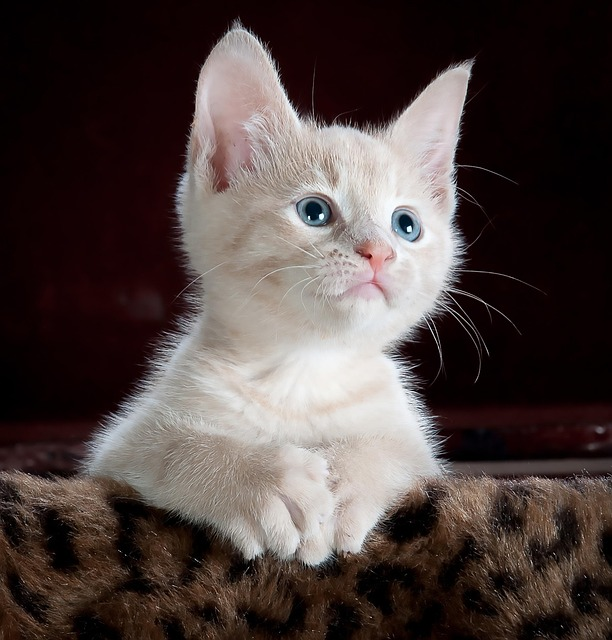
#> input picture hws/UMER_F2023266912_HASEEB_F20232661009_DIP_R2026_HW1/images/image1.jpg, 612 x 640 px
$ jupyter execute Q4.ipynb
#> lines starting #> are read from the running program, lines starting #| are printed output that depends on the picture; after the words box and inside, x2 and y2 are one past the last pixel; in counts of white or black regions, pixels touching at a corner belong together
# Uniform Quantization & MSQE Analysis

Demonstrates uniform quantization of a grayscale image to $L$ gray levels using the formula:

$$q(r) = \lfloor r / \Delta \rfloor \cdot \Delta + \frac{\Delta}{2} \quad \text{where } \Delta = \frac{256}{L}$$

Shows quantized images for $L = 2 \dots 256$ in a matplotlib grid and plots MSQE vs. $L$.

[cell 1]
import numpy as np
import cv2
import matplotlib.pyplot as plt

## (i) Vectorized Quantization Function

[cell 2]
def quantize(img, L):
    """
    Uniformly quantize an 8-bit grayscale image to L gray levels.

    q(r) = floor(r / delta) * delta + delta/2,   delta = 256 / L
    """
    img_f = img.astype(np.float64)  # avoid uint8 overflow during math
    delta = 256.0 / L

    bin_index = np.floor(img_f / delta)  # floor(r / delta), vectorized
    q = bin_index * delta + delta / 2.0  # midpoint of each bin

    q = np.round(q)  # round after all calculations
    q = np.clip(q, 0, 255)  # safety clip (guards float edge cases)

    return q.astype(np.uint8)

## (ii) Read Grayscale Image & Compute Quantized Versions

[cell 3]
image_path = "images/image1.jpg"
img = cv2.imread(image_path, cv2.IMREAD_GRAYSCALE)
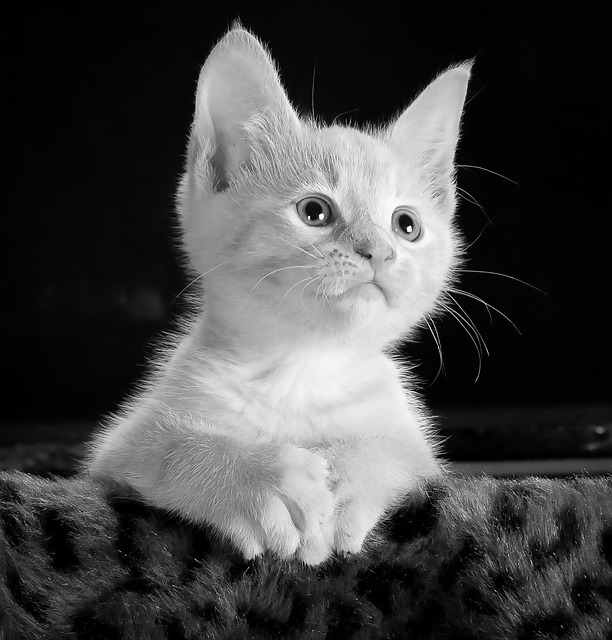
#> img: shape (640, 612); min 0, max 255, mean 69.9

L_values = [2, 4, 8, 16, 32, 64, 128, 256]

if img is not None:
    quantized_images = {L: quantize(img, L) for L in L_values}
#> in quantize, `bin_index = np.floor(img_f / delta)`:
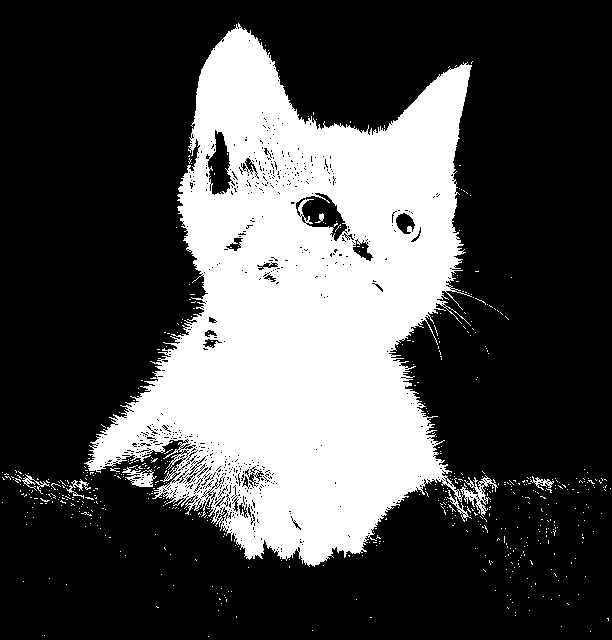
#> bin_index: shape (640, 612) float64; values 0 (black) and 1 (white), 29.6% white; 584 white regions (577 under 20 px), largest, box (x1, y1, x2, y2) and area: (84, 23, 498, 567) 113854, (122, 465, 157, 487) 333, (66, 479, 91, 499) 130
#> call 2 of quantize, with L = 4
#> in quantize (call 2), `q = bin_index * delta + delta / 2.0`:
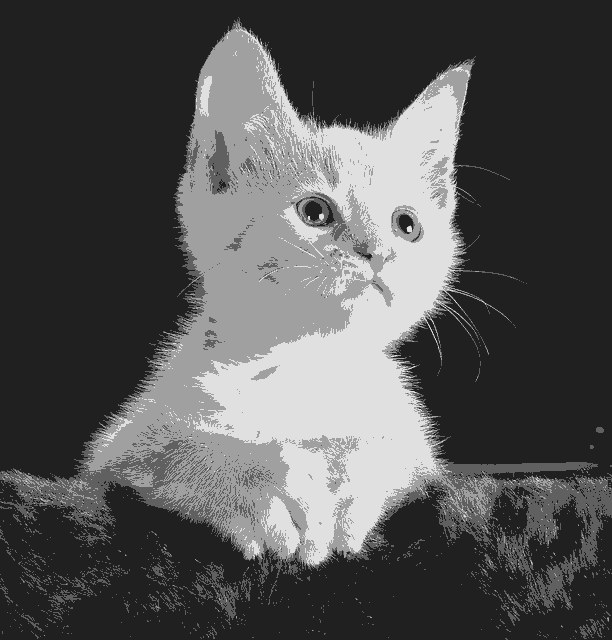
#> q: shape (640, 612) float64; min 32, max 224, mean 83.9
#> in quantize (call 7), `bin_index = np.floor(img_f / delta)`:
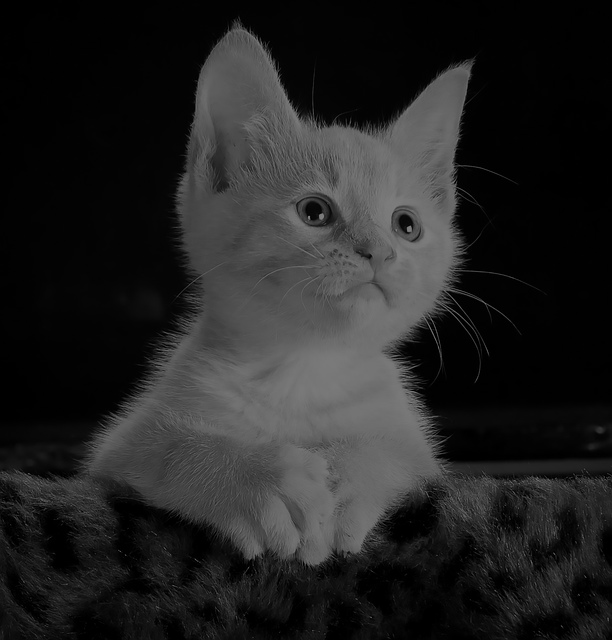
#> bin_index: shape (640, 612) float64; min 0, max 127, mean 34.7
#> quantized_images = 8 items
else:
    print(f"Error: Could not load image from '{image_path}'")

## (iii) Display Quantized Images in a Grid

[cell 4]
if img is not None:
    fig, axes = plt.subplots(2, 4, figsize=(16, 8))
    axes = axes.ravel()

    for ax, L in zip(axes, L_values):
        ax.imshow(quantized_images[L], cmap="gray", vmin=0, vmax=255)
        ax.set_title(f"L = {L}")
        ax.axis("off")

    fig.suptitle(
        "Uniform Quantization at Different L (false contouring visible for small L)",
        fontsize=14,
    )
    plt.tight_layout()
    plt.show()

## (iv) MSQE Calculation & Plot (MSQE vs. L)

[cell 5]
def msqe(original, quantized):
    """Mean Squared Quantization Error between two same-shape uint8 images."""
    orig_f = original.astype(np.float64)
    quant_f = quantized.astype(np.float64)
    error = orig_f - quant_f
    return np.mean(error**2)


if img is not None:
    msqe_values = [msqe(img, quantized_images[L]) for L in L_values]
#> in msqe (call 3), `error = orig_f - quant_f`:
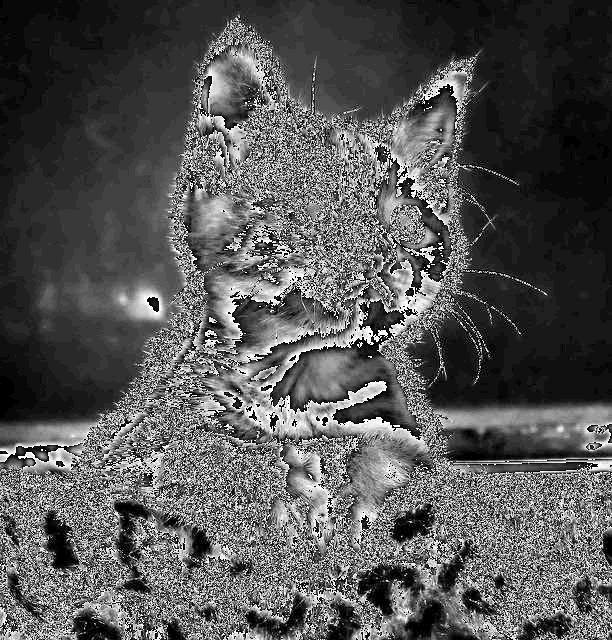
#> error: shape (640, 612) float64; min -16, max 15, mean -5.5; drawn with min black and max white
#> in msqe (call 4), `error = orig_f - quant_f`:
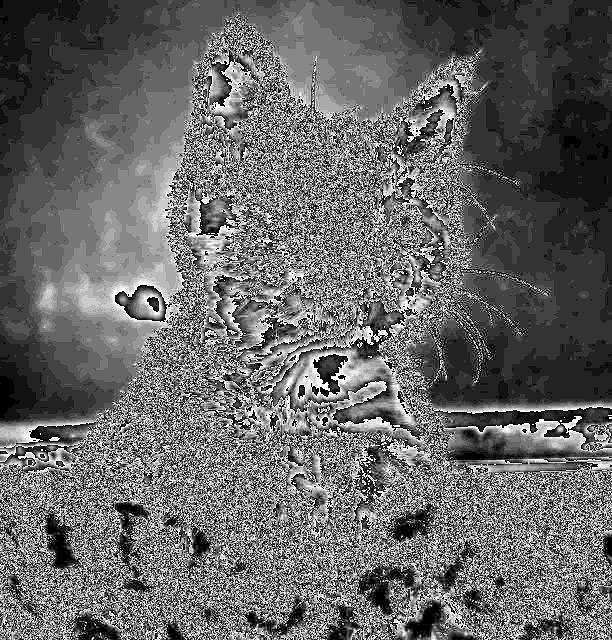
#> error: shape (640, 612) float64; min -8, max 7, mean -1.93; drawn with min black and max white
#> in msqe (call 5), `error = orig_f - quant_f`:
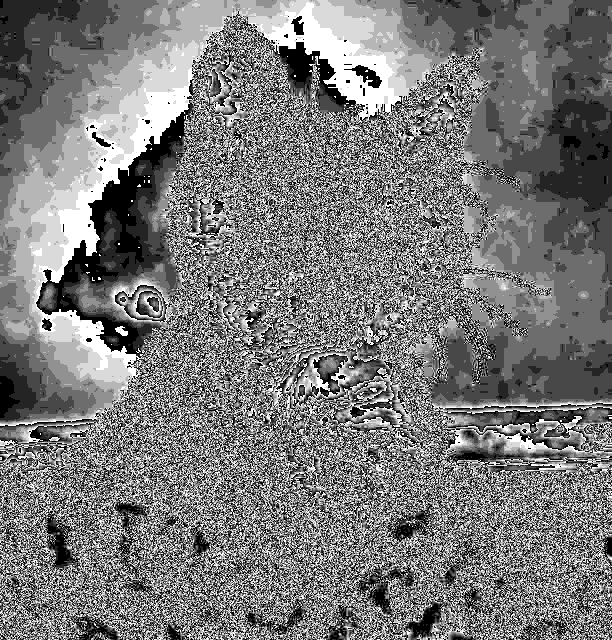
#> error: shape (640, 612) float64; min -4, max 3, mean -0.654; drawn with min black and max white
#> in msqe (call 6), `error = orig_f - quant_f`:
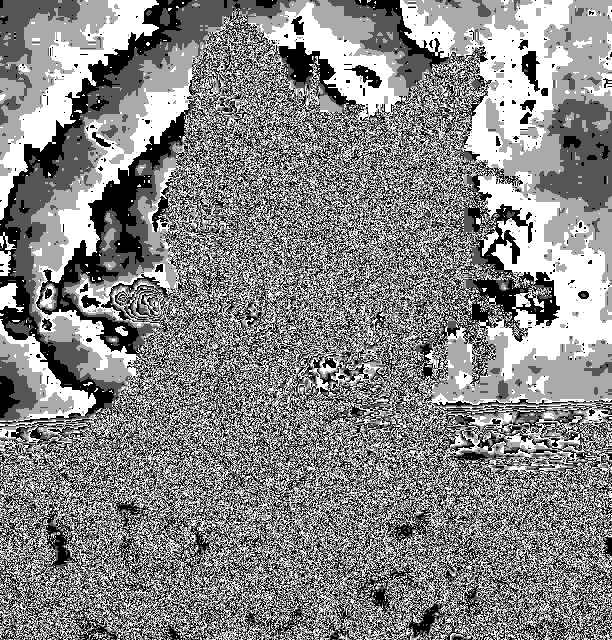
#> error: shape (640, 612) float64; min -2, max 1, mean -0.415; drawn with min black and max white
#> in msqe (call 7), `error = orig_f - quant_f`:
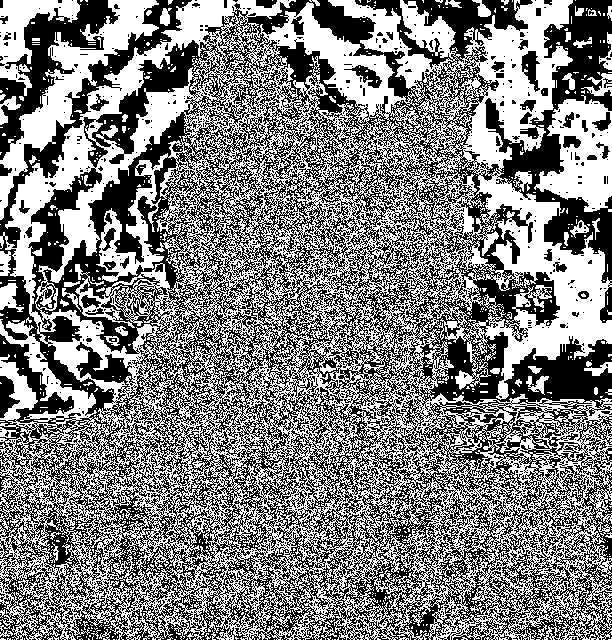
#> error: shape (640, 612) float64; values -1 (black) and 0 (white), 50.6% white; 1143 black regions (1089 under 20 px), largest, box (x1, y1, x2, y2) and area: (0, 0, 612, 640) 181051, (0, 0, 120, 160) 5399, (0, 376, 20, 418) 476
#> in msqe (call 8), `error = orig_f - quant_f`: error: shape (640, 612) float64; values -1 (black) and 0 (white), 49.4% white; 1141 white regions (1087 under 20 px), largest, box (x1, y1, x2, y2) and area: (0, 0, 612, 640) 181067, (0, 0, 120, 160) 5399, (0, 376, 20, 418) 476
#> msqe_values = [2245.1, 508.6, 109.3, 21.68, 5.15, 1.42, 0.494, 0.506]

    print("\nMSQE per level:")
    for L, e in zip(L_values, msqe_values):
        print(f"  L = {L:>3}  ->  MSQE = {e:.3f}")
#> this loop made 8 passes
#> (L, e) on passes 1 to 8: (2, 2245.1), (4, 508.6), (8, 109.3), (16, 21.68), (32, 5.15), (64, 1.42), (128, 0.494), (256, 0.506)
#|   L =   2  ->  MSQE = 2245.078
#|   L =   4  ->  MSQE = 508.554
#|   L =   8  ->  MSQE = 109.330
#|   L =  16  ->  MSQE = 21.675
#|   L =  32  ->  MSQE = 5.151
#|   L =  64  ->  MSQE = 1.416
#|   L = 128  ->  MSQE = 0.494
#|   L = 256  ->  MSQE = 0.506

    plt.figure(figsize=(7, 5))
    plt.plot(L_values, msqe_values, marker="o")
    plt.xscale("log", base=2)
    plt.xticks(L_values, [str(L) for L in L_values])
    plt.xlabel("Number of quantization levels (L)")
    plt.ylabel("MSQE")
    plt.title("MSQE vs. L")
    plt.grid(True, which="both", linestyle="--", alpha=0.5)
    plt.tight_layout()
    plt.show()
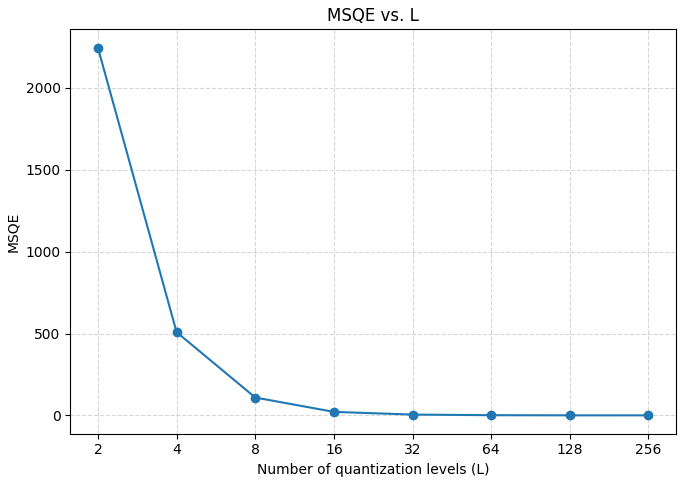
#> figure drawn by matplotlib, 1 panel

$ run again, with hws/UMER_F2023266912_HASEEB_F20232661009_DIP_R2026_HW1/images/image2.jpg copied over hws/UMER_F2023266912_HASEEB_F20232661009_DIP_R2026_HW1/images/image1.jpg
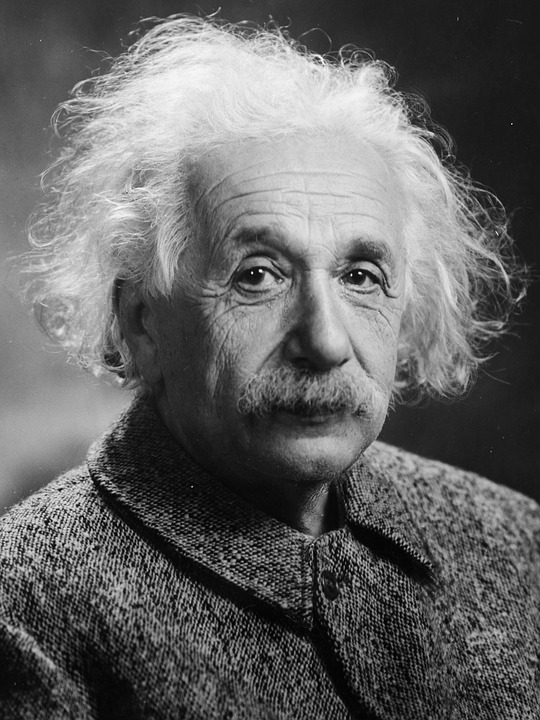
#> input picture hws/UMER_F2023266912_HASEEB_F20232661009_DIP_R2026_HW1/images/image2.jpg, 540 x 720 px
#> img is the input picture: shape (720, 540); min 0, max 255, mean 100.4
#> bin_index: shape (720, 540) float64; values 0 (black) and 1 (white), 36.1% white; 2195 white regions (2093 under 20 px), largest, box (x1, y1, x2, y2) and area: (0, 17, 510, 569) 116963, (360, 440, 537, 542) 4740, (213, 272, 295, 385) 4179
#> quantized_images = 8 items
#> in msqe (call 7), `error = orig_f - quant_f`:
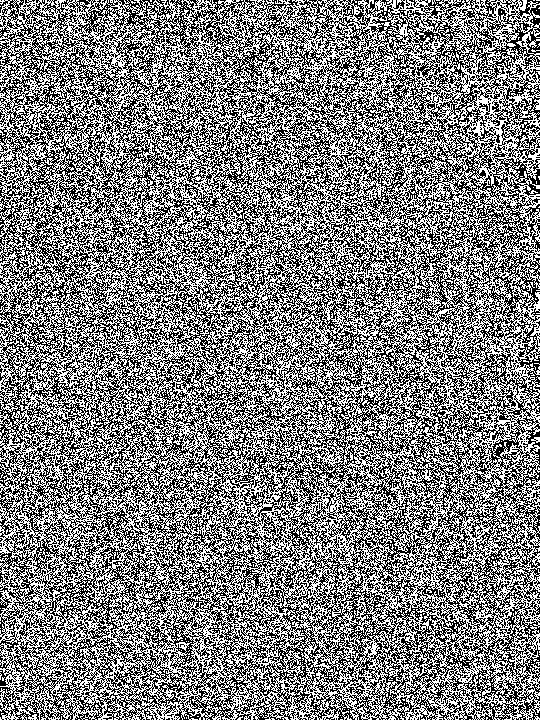
#> error: shape (720, 540) float64; values -1 (black) and 0 (white), 50% white in thin lines or dots
#> error: shape (720, 540) float64; values -1 (black) and 0 (white), 50% white; black in thin lines or dots
#> msqe_values = [1191.8, 296.9, 88.16, 21.08, 5.53, 1.5, 0.5, 0.5]
#> the loop `for L, e in zip(L_values, msqe_values):` made 8 passes
#> (L, e) on passes 1 to 8: (2, 1191.8), (4, 296.9), (8, 88.16), (16, 21.08), (32, 5.53), (64, 1.5), (128, 0.5), (256, 0.5)
#> (printed output is left out)
#> `plt.show()`:
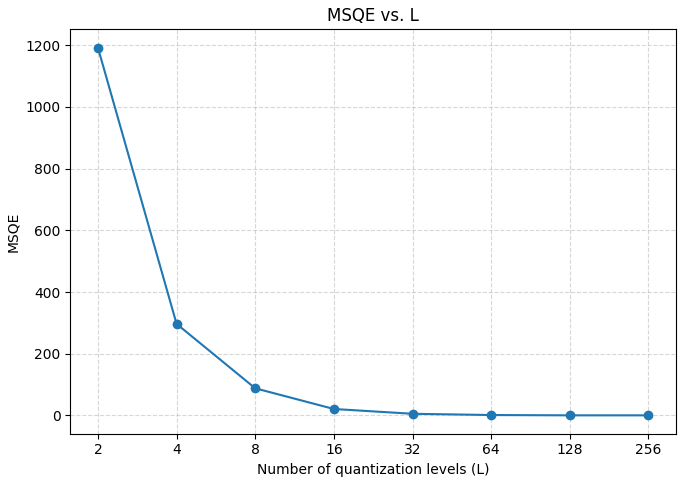
#> figure drawn by matplotlib, 1 panel
